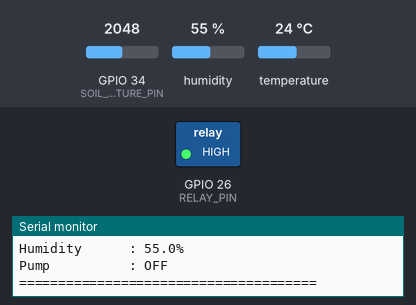
Bench run of a sketch on a simulated ESP32. On the bench: switched loads named in the sketch (green lamp = pin HIGH), the last lines printed to the serial monitor. The test bench sets the inputs (shaded band); at power-on: GPIO 34 (SOIL_MOISTURE_PIN) = 2048, humidity 55 %, temperature 24 °C.

Above: at 4.8 s.
4.9 s: GPIO 34 (SOIL_MOISTURE_PIN) set to 2447
7.9 s: GPIO 34 (SOIL_MOISTURE_PIN) set to 2543
At 9.2 s:
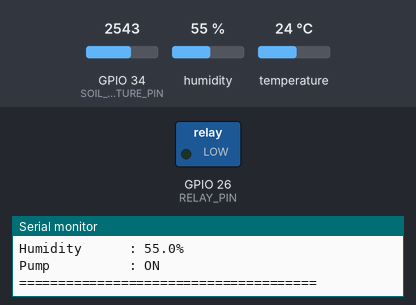
Timing chart, 0 to 10.9 s (numbered marks = the images above; inputs shaded):
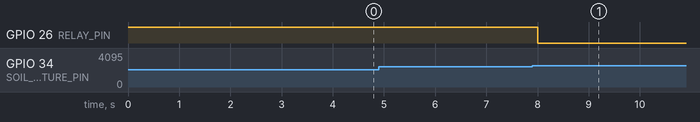

The sketch:

Smart-Irrigation.ino
```cpp
#include <Arduino.h>
#include <DHT.h>

#define SOIL_MOISTURE_PIN 34
#define DHT_PIN 4
#define DHT_TYPE DHT11
#define RELAY_PIN 26

const bool RELAY_ACTIVE_LOW = true;
const int DRY_THRESHOLD = 35;
const int STOP_THRESHOLD = 55;

const int SOIL_RAW_DRY = 3200;
const int SOIL_RAW_WET = 1200;

const unsigned long READ_INTERVAL = 2000;

DHT dht(DHT_PIN, DHT_TYPE);
unsigned long lastReadTime = 0;
bool pumpRunning = false;

void setPump(bool on) {
  pumpRunning = on;
  if (RELAY_ACTIVE_LOW) {
    digitalWrite(RELAY_PIN, on ? LOW : HIGH);
  } else {
    digitalWrite(RELAY_PIN, on ? HIGH : LOW);
  }
}

int readSoilMoisture() {
  int raw = analogRead(SOIL_MOISTURE_PIN);
  int moisture = map(raw, SOIL_RAW_DRY, SOIL_RAW_WET, 0, 100);
  return constrain(moisture, 0, 100);
}

void setup() {
  Serial.begin(115200);
  pinMode(SOIL_MOISTURE_PIN, INPUT);
  pinMode(RELAY_PIN, OUTPUT);

  setPump(false);
  dht.begin();

  Serial.println("Smart Irrigation System Started");
}

void loop() {
  unsigned long now = millis();
  if (now - lastReadTime < READ_INTERVAL) return;
  lastReadTime = now;

  int moisture = readSoilMoisture();
  float temperature = dht.readTemperature();
  float humidity = dht.readHumidity();

  if (!pumpRunning && moisture < DRY_THRESHOLD) {
    setPump(true);
    Serial.println("Soil is dry -> Pump ON");
  } else if (pumpRunning && moisture >= STOP_THRESHOLD) {
    setPump(false);
    Serial.println("Target moisture reached -> Pump OFF");
  }

  Serial.println("========== SMART IRRIGATION ==========");
  Serial.printf("Soil Moisture : %d%%\n", moisture);

  if (isnan(temperature)) Serial.println("Temperature   : Sensor error");
  else Serial.printf("Temperature   : %.1f C\n", temperature);

  if (isnan(humidity)) Serial.println("Humidity      : Sensor error");
  else Serial.printf("Humidity      : %.1f%%\n", humidity);

  Serial.print("Pump          : ");
  Serial.println(pumpRunning ? "ON" : "OFF");
  Serial.println("======================================");
}
```

Measured:
- the behaviour switches between 2500 and 2501 on GPIO 34 (SOIL_MOISTURE_PIN) (found by bisection; images 0 and 1)
- after the input at 7.9 s, GPIO 26 (RELAY_PIN): HIGH → LOW after 0.10 s
